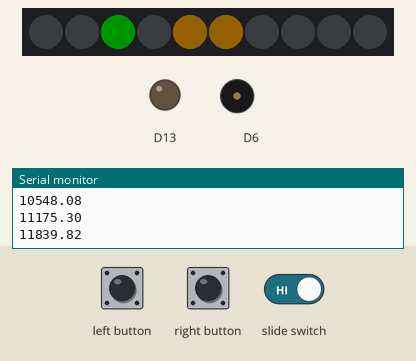
Simulated run of this sketch. Board: Adafruit Circuit Playground Express. Parts: 10 RGB LEDs in strip order, left to right, output pins drawn as LEDs (lit = HIGH), buzzer (waves = sounding), the last lines printed to the serial monitor. The inputs (shaded band) are chosen by the test bench. Dim RGB values are drawn brighter than linear.

Above: at 1.2 s.
1.3 s: left button pressed for 0.15 s
At 4.4 s:
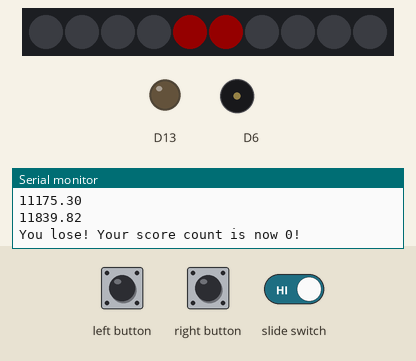
5.0 s: slide switch set LOW
8.0 s: left button pressed for 1 s
At 11.9 s:
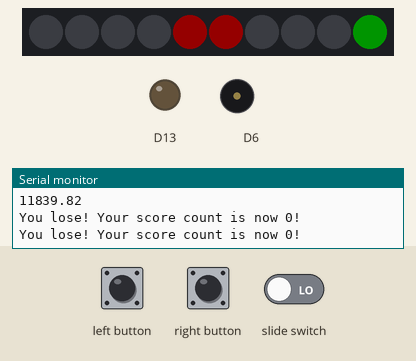
12.0 s: right button pressed for 0.15 s
13.7 s: slide switch set HIGH
At 14.1 s:
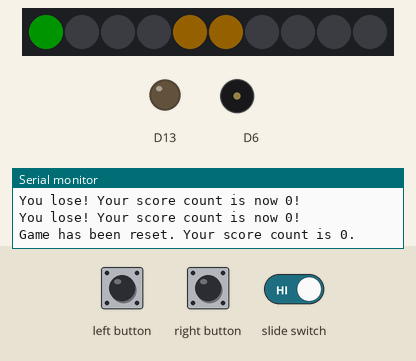
16.7 s: left button pulsed HIGH 2 times (0.12 s each, 0.3 s apart)
At 19.0 s:
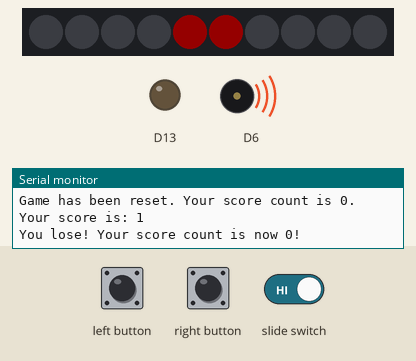
Timing chart, 0 to 20.7 s (numbered marks = the images above; inputs shaded):
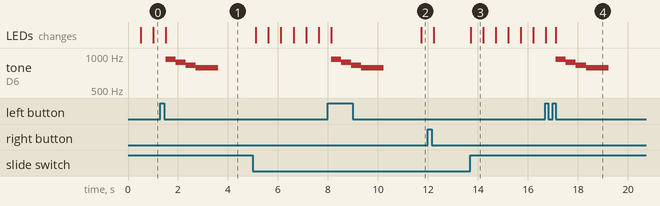

The sketch:

Final_GAME_2.0.ino
```cpp
#include <Adafruit_CircuitPlayground.h>
#include <Wire.h>
#include <SPI.h>

volatile int score = 0; //score.

int myDelay = 500; //player control and difficulty.
int player;

float midi[127];
int A_four = 440; //440 hz
int song[4][2] = {
    {82, 400},  // song[0][0]], song[0][1]]
    {81, 400},  // song[1][0]], song[1][1]]
    {80, 400},  // song[2][0]], song[2][1]]
    {79, 900}  // song[3][0]], song[3][1]]
  };
const uint8_t spBRAVO[]         PROGMEM = {0x61,0x5A,0xBA,0xC2,0xDD,0x62,0x85,0xD6,0xE8,0x15,0x59,0xB1,0x97,0x9A,0x30,0xD5,0xBC,0x85,0xDF,0xA8,0x63,0x0F,0xE9,0x50,0xE5,0xA7,0xCA,0x6E,0x22,0x5D,0x57,0xEF,0x72,0x97,0xB3,0x2A,0x6D,0x74,0x15,0xE9,0xBA,0x3A,0xF6,0x66,0xE8,0x3E,0xD4,0x5C,0x65,0xD7,0x31,0x2D,0x95,0x54,0xBB,0x8B,0xDF,0xD9,0xAE,0xB1,0xA1,0xAC,0x0E,0x51,0x3F,0xE7,0xB6,0x14,0xD2,0x35,0x4E,0xEE,0xFB,0x5E,0x77,0xB3,0x7B,0xDF,0x19,0x2C,0x7D,0xEC,0xE9,0x2F,0x73,0x05,0xDF,0x19,0x2C,0x7D,0xF8,0xF3,0xFF};
const uint8_t spPAPA[]          PROGMEM = {0x0A,0x70,0x4A,0xB5,0xA5,0x45,0x55,0x84,0x49,0xCC,0x93,0x66,0xD7,0x19,0x26,0x4B,0x4E,0x96,0xDD,0x44,0xBA,0xAE,0xBE,0xD9,0xCC,0x10,0x28,0x42,0xB9,0x8B,0xC8,0x06,0x60,0x80,0xF1,0xE9,0xAB,0xCA,0xA6,0x23,0xD4,0x36,0xDF,0xE1,0x8C,0x55,0x74,0x86,0x6B,0x9F,0xB1,0x67,0xBD,0xE1,0xE6,0xBB,0xDB,0x97,0x53,0x45,0x88,0xCF,0xAE,0xDF,0xFF,0x03};

int buttonLeft = 4;
int buttonRight = 5;
const int switchPin = 7;

volatile bool switchFlag = 0;
volatile bool buttonLeftPressed = 0;
volatile bool buttonRightPressed = 0;
bool switchVal = 0;


void setup() {
  CircuitPlayground.begin();
  pinMode(switchPin, INPUT_PULLUP);
  pinMode(buttonLeft, INPUT_PULLDOWN); //CircuitPlayground actually sets the pins automatically, but for good practice.
  pinMode(buttonRight, INPUT_PULLDOWN);
  attachInterrupt(digitalPinToInterrupt(switchPin), onOFF, CHANGE);
  attachInterrupt(digitalPinToInterrupt(buttonLeft), fun, RISING);
  attachInterrupt(digitalPinToInterrupt(buttonRight), notfun, RISING);
  switchVal = digitalRead(switchPin);
  generateMIDI();
  Serial.begin(9600);
  }


void loop() {

if(switchFlag) {
  delay(5);
  switchVal = digitalRead(switchPin);
  switchFlag = 0;
}

  if(switchVal) {

    CircuitPlayground.setPixelColor(4, 0xFFA500);
    CircuitPlayground.setPixelColor(5, 0xFFA500);

   for(player = 0; player < 10; player++) {
      if(player == 5 && buttonLeftPressed || player == 6 && buttonLeftPressed) {
        score++;
        Serial.print("Your score is: ");
        Serial.println(score);
        myDelay = myDelay/1.25;
        buttonLeftPressed = 0;
    }
      else if(player != 5 && buttonLeftPressed || player != 6 && buttonLeftPressed) {
        lose();
        buttonLeftPressed = 0;

    }
    CircuitPlayground.setPixelColor(player, 0, 255, 0);
    delay(myDelay);
    CircuitPlayground.setPixelColor(player, 0, 0, 0);

      CircuitPlayground.setPixelColor(4, 0xFFA500);
      CircuitPlayground.setPixelColor(5, 0xFFA500);
  }
    if(score == 10) {
      CircuitPlayground.speaker.say(spBRAVO);
      CircuitPlayground.speaker.say(spPAPA);
      score++;
      Serial.print("Here's a free level: ");
      Serial.println(score);
    }
  }

  if(!switchVal) {
    CircuitPlayground.clearPixels();
    myDelay = 500;
    score = 0;
  }

  if(buttonRightPressed) {
    score = 0;
    myDelay = 500;
    Serial.println("Game has been reset. Your score count is 0.");
    buttonRightPressed = 0;
  }
}


void lose() {
  CircuitPlayground.setPixelColor(4, 255, 0, 0);
  CircuitPlayground.setPixelColor(5, 255, 0, 0);
  Serial.println("You lose! Your score count is now 0! ");
  for(int i = 0; i < sizeof(song) / sizeof(song[0]); i++) // Calculate how many rows are in the array using: sizeof(song) / sizeof(song[0])
  {
    CircuitPlayground.playTone(midi[song[i][0]], song[i][1]);
    //Serial.println(midi[song[i][0]]);
    delay(1);
  }
  delay(1500);
  myDelay = 500;
  score = 0;
}

void fun() {
  buttonLeftPressed = 1;

}

void notfun() {
  buttonRightPressed = 1;
}

void onOFF() {
  switchFlag = 1;
}

void generateMIDI()
{
  for (int x = 0; x < 127; ++x)
  {
    midi[x] = (A_four / 32.0) * pow(2.0, ((x - 9.0) / 12.0));
    Serial.println(midi[x]);
  }
}
```

Measured:
- after the input at 1.3 s, tone on D6: plays 932 Hz for 0.40 s, 880 Hz for 0.40 s, 830 Hz for 0.40 s, 783 Hz for 0.90 s, starting after 0.21 s; the LEDs: change after 0.21 s (image 1)
- after the input at 8.0 s, tone on D6: plays 932 Hz for 0.40 s, 880 Hz for 0.40 s, 830 Hz for 0.40 s, 783 Hz for 0.90 s, starting after 0.13 s; the LEDs: first change after 0.13 s (image 2 shows a later state)
- after the input at 13.7 s, the LEDs: change at once (image 3)
- after the input at 16.7 s, tone on D6: plays 932 Hz for 0.40 s, 880 Hz for 0.40 s, 830 Hz for 0.40 s, 783 Hz for 0.90 s, starting after 0.42 s; the LEDs: first differ from a run without the input after 0.42 s (image 4)
- what the display in image 3 shows lasts 0.5 s, from 13.7 s to 14.2 s
